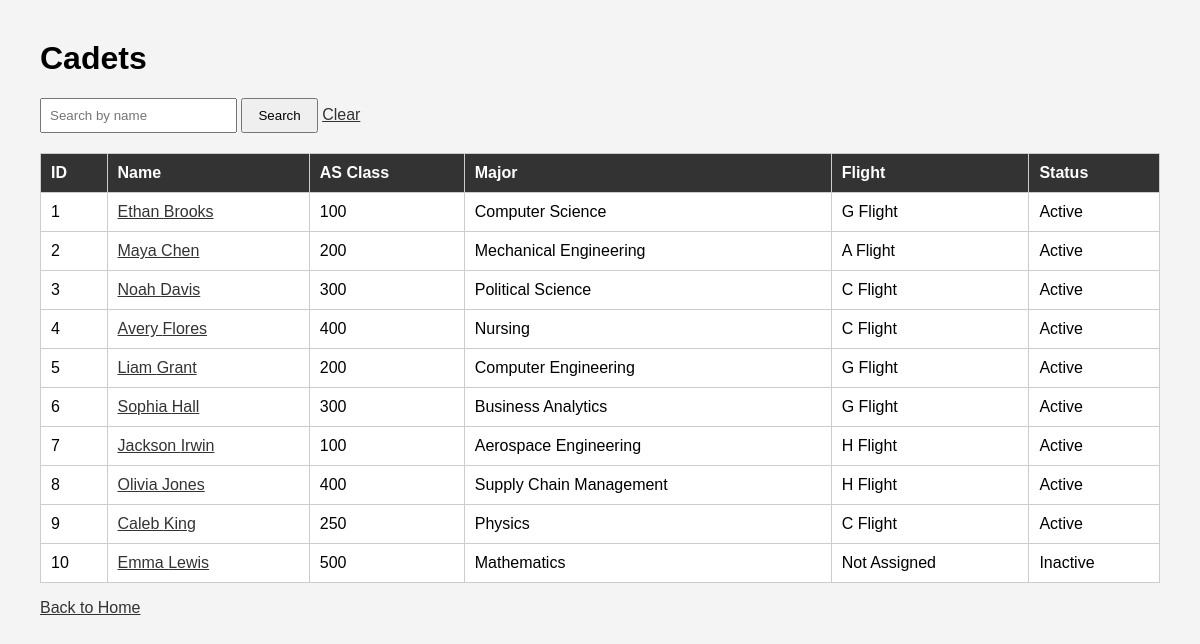
/cadets, run on the app's committed database.
### tables this page shows
CREATE TABLE Cadet (
    CadetID INTEGER PRIMARY KEY,
    FirstName TEXT NOT NULL,
    LastName TEXT NOT NULL,
    ASClass INTEGER NOT NULL
        CHECK (ASClass IN (100, 200, 250, 300, 400, 500)),
    Email TEXT UNIQUE,
    Major TEXT NOT NULL,
    ActiveStatus INTEGER NOT NULL DEFAULT 1
        CHECK (ActiveStatus IN (0, 1)),
    FlightID INTEGER,
    FOREIGN KEY (FlightID)
        REFERENCES Flight(FlightID)
        ON UPDATE CASCADE --Cascade updates val on all foreign keys
        ON DELETE SET NULL
);

CREATE TABLE Flight (
    FlightID INTEGER PRIMARY KEY,
    FlightName TEXT NOT NULL UNIQUE
);

### app.py (the view)
@app.route("/cadets")
def cadets():
    search = request.args.get("search", "").strip()
    conn = get_db_connection()
    if search:
        cadet_rows = conn.execute(
            """
            SELECT
                c.CadetID,
                c.FirstName,
                c.LastName,
                c.ASClass,
                c.Major,
                c.ActiveStatus,
                f.FlightName
            FROM Cadet AS c
            LEFT JOIN Flight AS f
                ON c.FlightID = f.FlightID
            WHERE c.FirstName LIKE ?
               OR c.LastName LIKE ?
            ORDER BY c.LastName, c.FirstName
            """,
            (f"%{search}%", f"%{search}%")
        ).fetchall()
    else:
        cadet_rows = conn.execute(
            """
            SELECT
                c.CadetID,
                c.FirstName,
                c.LastName,
                c.ASClass,
                c.Major,
                c.ActiveStatus,
                f.FlightName
            FROM Cadet AS c
            LEFT JOIN Flight AS f
                ON c.FlightID = f.FlightID
            ORDER BY c.LastName, c.FirstName
            """
        ).fetchall()
    conn.close()
    return render_template(
        "cadets.html",
        cadets=cadet_rows,
        search=search
    )

### app.py (called while the page is built)
def get_db_connection():
    conn = sqlite3.connect(DATABASE)
    conn.row_factory = sqlite3.Row
    conn.execute("PRAGMA foreign_keys = ON")
    return conn

### templates/cadets.html (shortened to what this page needs)
<!DOCTYPE html>
<html>
<head>
</head>
<body>
    <h1>Cadets</h1>
    <form method="GET" action="/cadets">
        <input
            type="text"
            name="search"
            placeholder="Search by name"
            value="{{ search }}"
        >
        <button type="submit">
            Search
        </button>
        <a href="/cadets">
            Clear
        </a>
    </form>
    <table>
        <tr>
            <th>ID</th>
            <th>Name</th>
            <th>AS Class</th>
            <th>Major</th>
            <th>Flight</th>
            <th>Status</th>
        </tr>
        {% for cadet in cadets %}
        <tr>
            <td>{{ cadet["CadetID"] }}</td>
            <td>
                <a href="/cadets/{{ cadet['CadetID'] }}">
                    {{ cadet["FirstName"] }}
                    {{ cadet["LastName"] }}
                </a>
            </td>
            <td>{{ cadet["ASClass"] }}</td>
            <td>{{ cadet["Major"] }}</td>
            <td>
                {% if cadet["FlightName"] %}
                    {{ cadet["FlightName"] }}
                {% else %}
                    Not Assigned
                {% endif %}
            </td>
            <td>
                {% if cadet["ActiveStatus"] == 1 %}
                    Active
                {% else %}
                    Inactive
                {% endif %}
            </td>
        </tr>
        {% endfor %}
    </table>
    <p>
        <a href="/">Back to Home</a>
    </p>
</body>
</html>

### templates/cadets.html (style rules this page uses)
body { font-family: Arial, sans-serif; margin: 40px; background-color: #f4f4f4; }
table { border-collapse: collapse; width: 100%; background-color: white; }
th, td { border: 1px solid #ccc; padding: 10px; text-align: left; }
th { background-color: #333; color: white; }
form { margin-bottom: 20px; }
input { padding: 8px; }
button { padding: 8px 15px; cursor: pointer; }
a { color: #333; }

### data on the page
Cadet: CadetID "1", FirstName "Ethan", LastName "Brooks", ASClass "100", Major "Computer Science", FlightName "G Flight", ActiveStatus "Active"
Cadet: CadetID "2", FirstName "Maya", LastName "Chen", ASClass "200", Major "Mechanical Engineering", FlightName "A Flight", ActiveStatus "Active"
Cadet: CadetID "3", FirstName "Noah", LastName "Davis", ASClass "300", Major "Political Science", FlightName "C Flight", ActiveStatus "Active"
Cadet: CadetID "4", FirstName "Avery", LastName "Flores", ASClass "400", Major "Nursing", FlightName "C Flight", ActiveStatus "Active"
Cadet: CadetID "5", FirstName "Liam", LastName "Grant", ASClass "200", Major "Computer Engineering", FlightName "G Flight", ActiveStatus "Active"
Cadet: CadetID "6", FirstName "Sophia", LastName "Hall", ASClass "300", Major "Business Analytics", FlightName "G Flight", ActiveStatus "Active"
Cadet: CadetID "7", FirstName "Jackson", LastName "Irwin", ASClass "100", Major "Aerospace Engineering", FlightName "H Flight", ActiveStatus "Active"
Cadet: CadetID "8", FirstName "Olivia", LastName "Jones", ASClass "400", Major "Supply Chain Management", FlightName "H Flight", ActiveStatus "Active"
Cadet: CadetID "9", FirstName "Caleb", LastName "King", ASClass "250", Major "Physics", FlightName "C Flight", ActiveStatus "Active"
Cadet: CadetID "10", FirstName "Emma", LastName "Lewis", ASClass "500", Major "Mathematics", shows "Not Assigned", ActiveStatus "Inactive"
